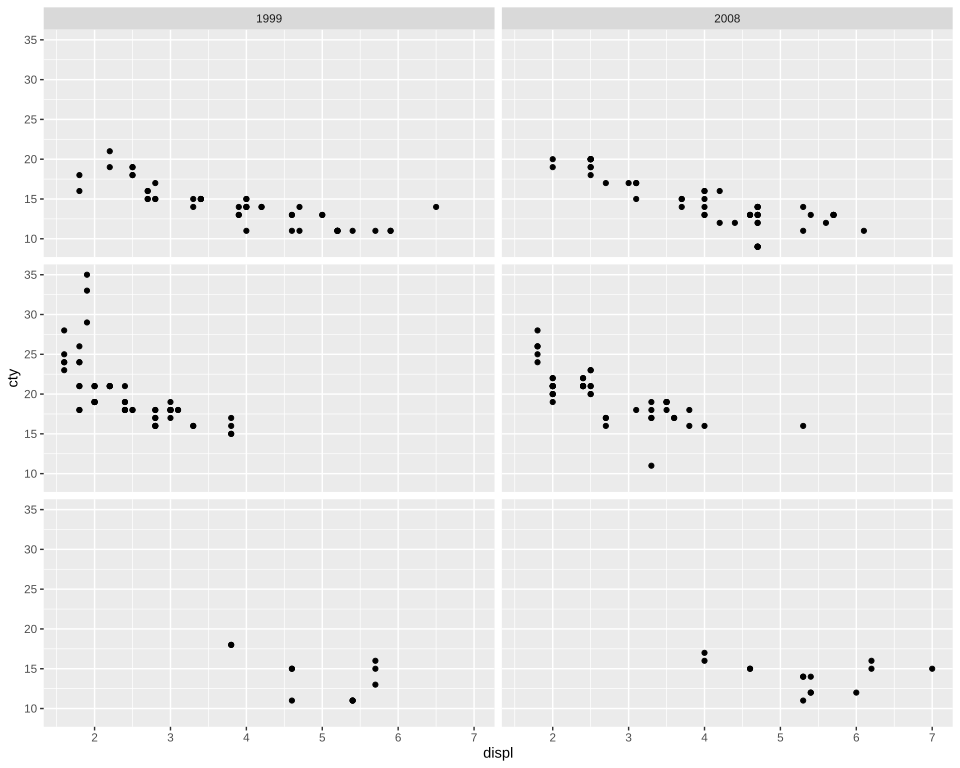

This figure's R source:
# The plot test/golden/theme_removed_strip_y.svg draws, drawn by ggplot2 itself, as ggplot2's own visual
# tests draw their snapshots: the independent check on that golden whenever it changes. The suite
# never runs this; it needs R, ggplot2 and vdiffr, saved as the Docker image giggly-r:ggplot2-4.0.3.
# From the repository's root:
#
#   docker run --rm -v "$PWD/test/golden":/golden:ro giggly-r:ggplot2-4.0.3 \
#     Rscript /golden/theme_removed_strip_y.R > theme_removed_strip_y.ggplot2.svg
#
# and compare the two drawings element by element, as test/golden/point.R describes.
#
# mpg's city mileage against engine size in a grid of drive trains by years, the right strips'
# text removed: they are not drawn and take no room, and the strips above stay.
#
# First checked with ggplot2 4.0.3 and vdiffr 1.0.9: every element matches, in order, and every
# clip path matches.

library(ggplot2)

plot <- ggplot(mpg, aes(displ, cty)) +
  geom_point() +
  facet_grid(drv ~ year) +
  theme_gray() +
  theme(strip.text.y = element_blank())

file <- tempfile(fileext = ".svg")
vdiffr::write_svg(plot, file)
cat(readLines(file), sep = "\n")
